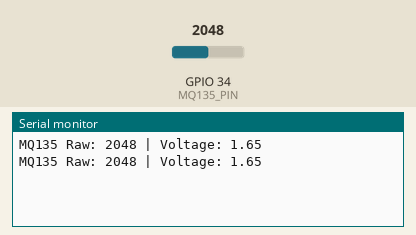
Bench run of a sketch on a simulated ESP32. Shown: the last lines printed to the serial monitor. The test bench sets the inputs (shaded band); at power-on: GPIO 34 (MQ135_PIN) = 2048.

Above: at 1.8 s.
1.9 s: GPIO 34 (MQ135_PIN) set to 2866
At 2.4 s:
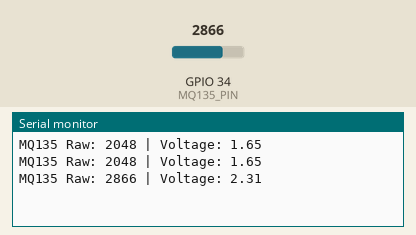
3.4 s: GPIO 34 (MQ135_PIN) set to 3603
At 4.8 s:
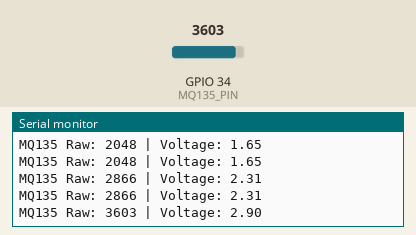
Timing chart, 0 to 6.4 s (numbered marks = the images above; inputs shaded):
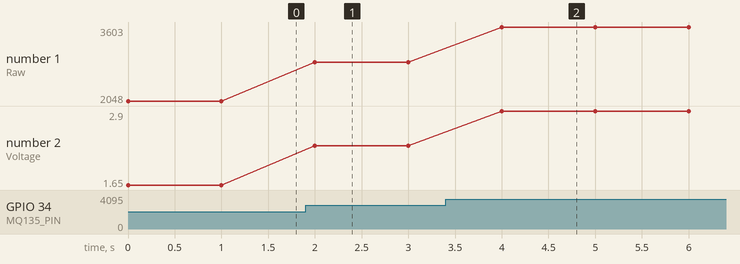

The sketch:

3_Gas_mq135.ino
```cpp
#define MQ135_PIN 34  // Use an ADC pin

void setup() {
  Serial.begin(115200);
}

void loop() {
  int sensorValue = analogRead(MQ135_PIN);
  float voltage = sensorValue * (3.3 / 4095.0); // Convert to voltage (ESP32 ADC = 12-bit)

  Serial.print("MQ135 Raw: ");
  Serial.print(sensorValue);
  Serial.print(" | Voltage: ");
  Serial.println(voltage);

  delay(1000);
}
```

Measured:
- after the input at 1.9 s, the serial monitor: prints a new line after 0.10 s (image 1)
- after the input at 3.4 s, the serial monitor: prints a new line after 0.60 s (image 2)
- plotted number 1: 2048 → 2866 after the input at 1.9 s, 2866 → 3603 after the input at 3.4 s
- plotted number 2: 1.65 → 2.31 after the input at 1.9 s, 2.31 → 2.9 after the input at 3.4 s
